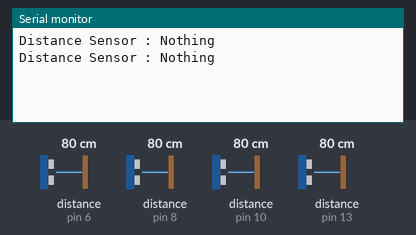
The sketch below on a simulated Arduino Uno, built with avr-gcc and run on an emulated ATmega328P. On the bench: the last lines printed to the serial monitor. Wiring (inferred from the names in the program): 4 × ultrasonic range finder: trigger pin 5, echo pin 6 / trigger pin 7, echo pin 8 / trigger pin 9, echo pin 10 / trigger pin 12, echo pin 13. The inputs (shaded band) are chosen by the test bench; at power-on: distance to the obstacle (sensors on pin 6, pin 10, pin 13, pin 8) 80 cm. The echo pulse lasts 58.3 µs per cm.

Above: at 1.8 s.
1.9 s: distance to the obstacle (sensor on pin 6) set to 2 cm
At 2.9 s:
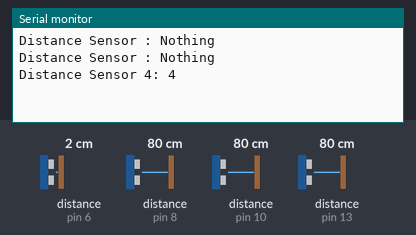
4.5 s: distance to the obstacle (sensor on pin 10) set to 2 cm
At 5.9 s:
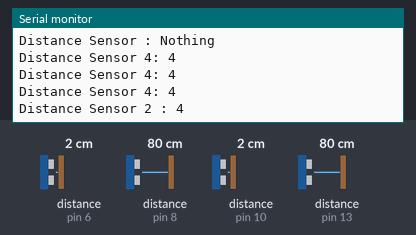
7.6 s: distance to the obstacle (sensor on pin 13) set to 2 cm
At 8.5 s:
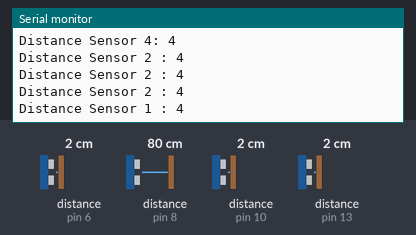
9.1 s: distance to the obstacle (sensor on pin 8) set to 250 cm
At 9.9 s:
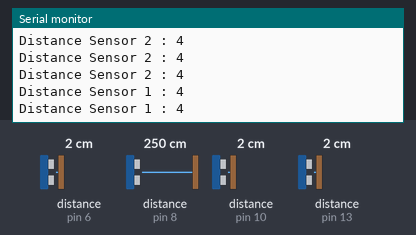
13.2 s: distance to the obstacle (sensor on pin 6) set to 120 cm
At 14.1 s:
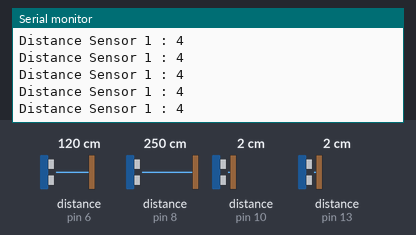

The sketch:

vehicle_detection_sensor.ino
```cpp
// Transmitter
//
#include <SoftwareSerial.h>

#define rxPin 1
#define txPin 2
SoftwareSerial mySerial =  SoftwareSerial(rxPin, txPin);

const int trigPin = 12;
const int echoPin = 13;
const int trigPin1 = 9;
const int echoPin1 = 10;
const int trigPin2 = 7;
const int echoPin2 = 8;
const int trigPin3 = 5;
const int echoPin3 = 6;
int duration = 0;
int distanceCm = 0;
int duration1 = 0;
int distanceCm1 = 0;
int duration2 = 0;
int distanceCm2 = 0;
int duration3 = 0;
int distanceCm3 = 0;


void setup()
{
  pinMode(trigPin, OUTPUT);
  pinMode(echoPin, INPUT);
  pinMode(trigPin1, OUTPUT);
  pinMode(echoPin1, INPUT);
  pinMode(trigPin2, OUTPUT);
  pinMode(echoPin2, INPUT);
  pinMode(trigPin3, OUTPUT);
  pinMode(echoPin3, INPUT);
  Serial.begin(9600);
  pinMode(rxPin, INPUT);
  pinMode(txPin, OUTPUT);
  mySerial.begin(9600);
}

void loop()
{

  digitalWrite(trigPin, LOW);
  delayMicroseconds(2);
  digitalWrite(trigPin, HIGH);
  delayMicroseconds(10);
  digitalWrite(trigPin, LOW);
  duration = pulseIn(echoPin, HIGH);
  distanceCm= duration*0.034/2;
  distanceCm = distanceCm+3;


  digitalWrite(trigPin1, LOW);
  delayMicroseconds(2);
  digitalWrite(trigPin1, HIGH);
  delayMicroseconds(10);
  digitalWrite(trigPin1, LOW);
  duration1 = pulseIn(echoPin1, HIGH);
  distanceCm1= duration1*0.034/2;
  distanceCm1 = distanceCm1+3;


  digitalWrite(trigPin2, LOW);
  delayMicroseconds(2);
  digitalWrite(trigPin2, HIGH);
  delayMicroseconds(10);
  digitalWrite(trigPin2, LOW);
  duration2 = pulseIn(echoPin2, HIGH);
  distanceCm2=duration2*0.034/2;
  distanceCm2= distanceCm2+3;


  digitalWrite(trigPin3, LOW);
  delayMicroseconds(2);
  digitalWrite(trigPin3, HIGH);
  delayMicroseconds(10);
  digitalWrite(trigPin3, LOW);
  duration3 = pulseIn(echoPin3, HIGH);
  distanceCm3=duration3*0.034/2;
  distanceCm3= distanceCm3+3;


  if(distanceCm < 80){
    Serial.print("Distance Sensor 1 : ");
  	Serial.println(distanceCm);
    mySerial.write(1);
  }else if(distanceCm1< 80){
    Serial.print("Distance Sensor 2 : ");
  	Serial.println(distanceCm1);
    mySerial.write(2);
  }else if(distanceCm2< 80){
    Serial.print("Distance Sensor 3: ");
  	Serial.println(distanceCm2);
    mySerial.write(3);
  }else if(distanceCm3< 80){
    Serial.print("Distance Sensor 4: ");
  	Serial.println(distanceCm3);
    mySerial.write(4);
  }else{
     Serial.println("Distance Sensor : Nothing ");
	 mySerial.write(5);
  }
  delay(1000);

}
```

Measured:
- after the input at 1.9 s, the serial monitor: prints a new line after 0.16 s (image 1)
- after the input at 4.5 s, the serial monitor: prints a new line after 0.61 s (image 2)
- after the input at 7.6 s, the serial monitor: prints a new line after 0.54 s (image 3)
